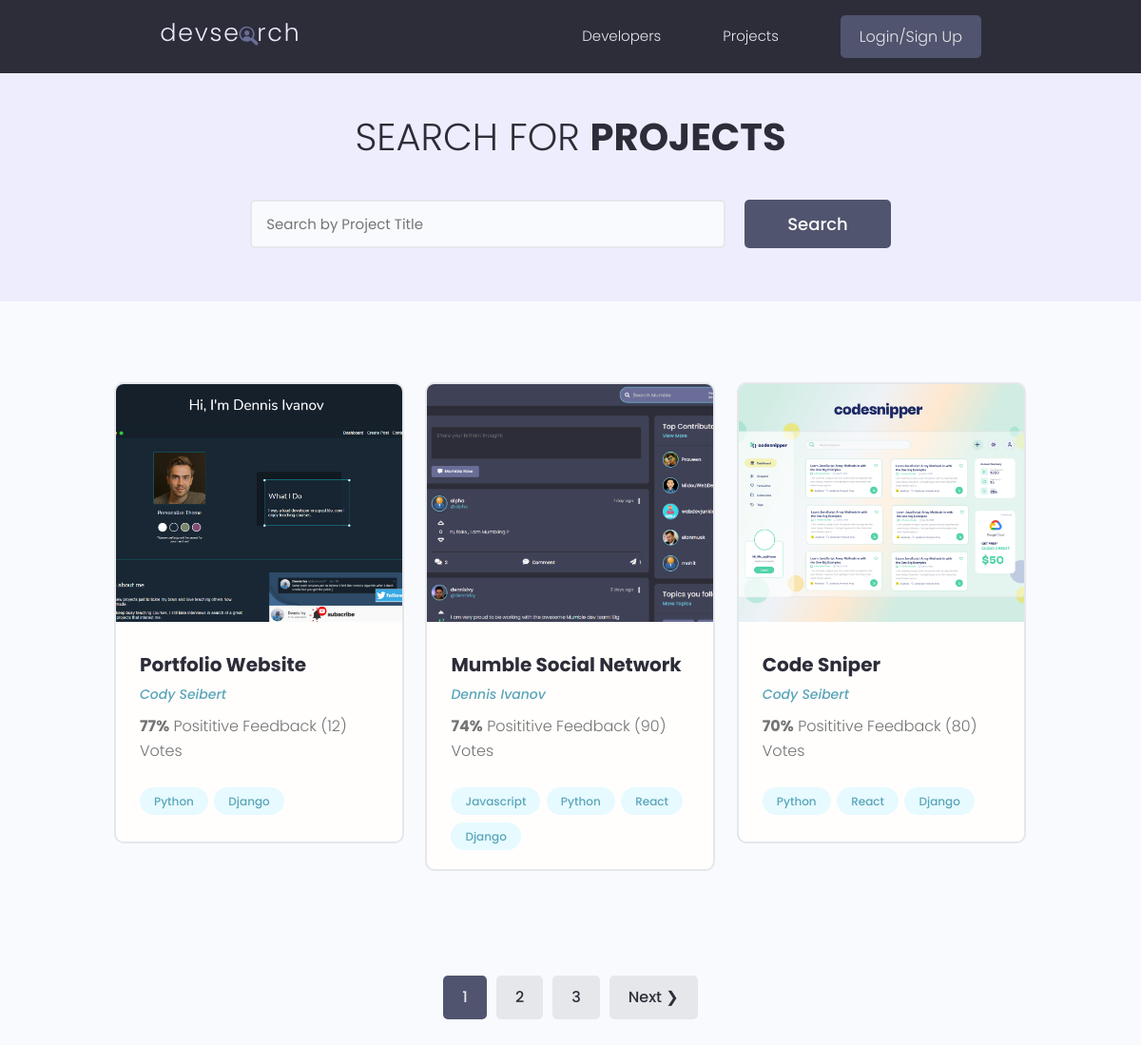
/projects/, run on the app's committed database.
### projects/models.py (models this page shows, shortened)
class Project(models.Model):
    owner = models.ForeignKey(Profile, null=True, blank=True, on_delete=models.CASCADE)
    title = models.CharField(max_length= 200)
    description = models.TextField(null=True, blank=True)
    featured_image = models.ImageField(null=True, blank=True, default="default.jpg")
    demo_link = models.CharField(max_length= 2000, null=True, blank=True)
    source_link = models.CharField(max_length=2000, null=True, blank=True)
    tags = models.ManyToManyField('Tag', blank= True)
    vote_total = models.IntegerField(default=0, null= True, blank= True)
    vote_ratio = models.IntegerField(default=0, null= True, blank= True)
    created = models.DateTimeField(auto_now_add= True)
    id = models.UUIDField(default=uuid.uuid4, unique=True, primary_key=True, editable=False)
    class Meta:
        ordering = ['-vote_ratio', '-vote_total', 'title']
    @property
    def imageURL(self):
        try:
            url = self.featured_image.url
        except:
            url = ''
        return url

class Tag(models.Model):
    name = models.CharField(max_length= 200)
    created = models.DateTimeField(auto_now_add= True)
    id = models.UUIDField(default=uuid.uuid4, unique=True, primary_key=True, editable=False)
    def __str__(self):
        return self.name

### users/models.py (models this page shows, shortened)
class Profile(models.Model):
    user = models.OneToOneField(User, on_delete=models.CASCADE, null=True, blank=True)
    name = models.CharField(max_length= 200, null=True, blank=True)
    email = models.EmailField(max_length= 500, null=True, blank=True)
    username = models.CharField(max_length= 200, null=True, blank=True)
    location = models.CharField(max_length= 200, null=True, blank=True)
    short_intro = models.CharField(max_length= 2000, null=True, blank=True)
    bio = models.TextField(null=True, blank=True)
    profile_image = models.ImageField(null=True, blank=True, upload_to='profiles/', default="profiles/user-default.png")
    social_github = models.CharField(max_length=2000, null=True, blank=True)
    social_twitter = models.CharField(max_length=2000, null=True, blank=True)
    social_linkedin = models.CharField(max_length=2000, null=True, blank=True)
    social_youtube = models.CharField(max_length=2000, null=True, blank=True)
    social_website = models.CharField(max_length=2000, null=True, blank=True)
    created = models.DateTimeField(auto_now_add= True)
    id = models.UUIDField(default=uuid.uuid4, unique=True, primary_key=True, editable=False)
    class Meta:
        ordering = ['created']

### projects/views.py (the view)
# urls.py: path('projects/', views.getProjects),
def projects(request):
    projects, search_query = searchProjects(request)
    projects, custom_range = paginateProjects(request, projects, 3)
    context = {'projects': projects, 'search_query': search_query, 'custom_range': custom_range}
    return render(request, 'projects/projects.html', context)

### projects/utils.py (called while the page is built)
def paginateProjects(request, projects, results):
    page = request.GET.get('page')
    paginator = Paginator(projects, results)
    try:
        projects = paginator.page(page)
    except PageNotAnInteger:
        page = 1
        projects = paginator.page(page)
    except EmptyPage:
        page = paginator.num_pages
        projects = paginator.page(page)
    leftIndex = (int(page) - 2)
    if leftIndex < 1:
        leftIndex = 1
    righIndex = (int(page) + 3)
    if righIndex > paginator.num_pages:
        righIndex = paginator.num_pages + 1
    custom_range = range(leftIndex, righIndex)
    return projects, custom_range

def searchProjects(request):
    search_query = ''
    if request.GET.get('search_query'):
        search_query = request.GET.get('search_query')
    tags = Tag.objects.filter(name__icontains=search_query)
    projects = Project.objects.distinct().filter(
        Q(owner__name__icontains=search_query) |
        Q(title__icontains=search_query) |
        Q(description__icontains=search_query) |
        Q(tags__in=tags)
    )
    return projects, search_query

### projects/templates/projects/projects.html (shortened to what this page needs)
{% extends 'main.html' %}
{% block content %}
<main class="projects">
  <section class="hero-section text-center">
    <div class="container container--narrow">
      <div class="hero-section__box">
        <h2>Search for <span>Projects</span></h2>
      </div>
      <div class="hero-section__search">
        <form id="searchForm" class="form" action="#" method="get">
          <div class="form__field">
            <input class="input input--text" id="formInput#search" type="text" name="search_query"
              value="{{search_query}}" placeholder="Search by Project Title" />
          </div>
          <input class="btn btn--sub btn--lg" type="submit" value="Search" />
        </form>
      </div>
    </div>
  </section>
  <section class="projectsList">
    <div class="container">
      <div class="grid grid--three">
        {% for project in projects %}
        <div class="column">
          <div class="card project">
            <a href="{% url 'project' project.id %}" class="project">
              <img class="project__thumbnail" src="{{project.imageURL}}" alt="project thumbnail" />
              <div class="card__body">
                <h3 class="project__title">{{project.title}}</h3>
                <p><a class="project__author" href="{% url 'profile' project.owner.id %}">{{project.owner.name}}</a></p>
                <p class="project--rating">
                  <span style="font-weight: bold;">{{project.vote_ratio}}%</span> Posititive
                  Feedback ({{project.vote_total}}) Vote{{project.vote_total|pluralize:"s"}}
                </p>
                <div class="project__tags">
                  {% for tag in project.tags.all %}
                  <span class="tag tag--pill tag--main">
                    <small>{{tag}}</small>
                  </span>
                  {% endfor %}
                </div>
              </div>
            </a>
          </div>
        </div>
        {% endfor %}
      </div>
    </div>
  </section>
  {% include 'pagination.html' with queryset=projects custom_range=custom_range %}
</main>
{% endblock content %}

### templates/main.html (shortened to what this page needs)
<!DOCTYPE html>
{% load static %}
<html>
<head>
    <link rel="stylesheet" href="https://stackpath.bootstrapcdn.com/font-awesome/4.7.0/css/font-awesome.min.css" />
    <link rel="stylesheet" href="{% static 'uikit/styles/uikit.css' %}" />
    <link rel="stylesheet" href="{% static 'styles/app.css' %}" />
</head>
    <body>
        {% include 'navbar.html' %}
        {% block content %}
        {% endblock content %}
    </body>
</html>

### templates/navbar.html (shortened to what this page needs)
{% load static %}
  <header class="header">
    <div class="container container--narrow">
      <a href="{% url 'profiles' %}" class="header__logo">
        <img src="{% static 'images/logo.svg' %}" alt="DevSearch Logo" />
      </a>
      <nav class="header__nav">
        <ul class="header__menu">
          <li class="header__menuItem"><a href="{% url 'profiles' %}">Developers</a></li>
          <li class="header__menuItem"><a href="{% url 'projects' %}">Projects</a></li>
          {% if request.user.is_authenticated %}
          <li class="header__menuItem"><a href="{% url 'inbox' %}">Inbox</a></li>
          <li class="header__menuItem"><a href="{% url 'account' %}">Account</a></li>
          <li class="header__menuItem"><a href="{% url 'logout' %}" class="btn btn--sub">Logout</a></li>
          {% else %}
          <li class="header__menuItem"><a href="{% url 'login' %}" class="btn btn--sub">Login/Sign Up</a></li>
          {% endif %}
        </ul>
      </nav>
    </div>
  </header>

### templates/pagination.html (shortened to what this page needs)
{% if queryset.has_other_pages %}
<div class="pagination">
    <ul class="container">
      {% for page in custom_range %}
      {% if page == queryset.number%}
      <li><a href="?page={{page}}" class="btn page-link btn--sub" data-page="{{page}}">{{page}}</a></li>
      {% else %}
      <li><a href="?page={{page}}" class="btn page-link" data-page="{{page}}">{{page}}</a></li>
      {% endif %}
      {% endfor %}
      {% if queryset.has_next %}
      <li><a href="?page={{queryset.next_page_number}}" class="btn page-link"
          data-page="{{queryset.next_page_number}}">Next &#10095;</a></li>
      {% endif %}
    </ul>
</div>
{% endif %}

### static/styles/app.css (style rules this page uses)
:root { --color-sub: #2d2d39; }
.btn--sub { background-color: var(--color-sub-light); }
.card { border: 2px solid var(--color-light); }
img { width: 100%; }
.header { position: sticky; z-index: 111; background-color: var(--color-sub); padding: 1.5rem 0; }
.header > .container { display: flex; justify-content: space-between; align-items: center; }
.header__logo > img { height: 3.8rem; }
.header__nav > ul { display: inline-flex; align-items: center; list-style: none; gap: 6.5rem; }
.header__menuItem > a { color: var(--color-light); font-weight: 300; }
.hero-section { height: 40vh; display: flex; align-items: center; background-color: var(--color-sub); }
.hero-section__box { margin-bottom: 4rem; }
.hero-section__box > h2, .hero-section__box > h2 > span { font-size: 4rem; color: var(--color-light); line-height: 1.3; text-transform: uppercase; }
.hero-section__box > h2 { font-weight: 300; }
.hero-section__box > h2 > span { font-weight: 700; }
.hero-section__search > .form { display: flex; align-items: center; justify-content: center; gap: 2rem; }
.hero-section__search > .form input.input--text { width: 50rem; }
.pagination { margin-top: 8rem; margin-bottom: 10rem; }
.pagination > ul { flex-wrap: wrap; list-style: none; display: flex; align-items: center; justify-content: center; gap: 1rem; }
.pagination .btn { color: var(--color-sub); }
.pagination .btn.btn--sub { color: var(--color-light); }
.project__author { font-size: 1.4rem; font-style: italic; }
.project--rating { margin-bottom: 1.6em; margin-top: .5em; }
.projects > .hero-section { background: var(--color-sub-lighter); height: 30vh; }
.projects .hero-section__box { margin-bottom: 2.5rem; }
.projects .hero-section__box > h2 { color: var(--color-sub); }
.projects .hero-section__box > h2 > span { font-weight: 700; color: var(--color-sub); }
.projectsList { margin-top: 8rem; }
.project__thumbnail { height: 25rem; object-fit: cover; object-position: top center; }
.project__title { font-size: 2rem; font-weight: 700; color: var(--color-sub); }

### static/uikit/styles/modules/_variables.css (style rules this page uses)
:root { --color-main: #5aa5b9; --color-main-light: #e6faff; --color-sub: #3f4156; --color-sub-light: #51546e; --color-sub-lighter: #ededfd; --color-text: #737373; --color-gray: #8b8b8b; --color-light: #e5e7eb; --color-light-gray: #767676; --color-bg: #f8fafd; --color-white: #fffefd; --color-white-light: #f3f3f3; --color-success: #359e64; --color-success-bg: #def8e8; --color-error: #fc4b0b; --color-error-bg: #fff2ee; --font-base: 'Poppins', arial, helvetica, 'Segoe UI', roboto, ubuntu, sans-serif; --font-monospace: 'Fira Code', 'Courier New', courier, monospace; --font-regular: 300; --font-medium: 500; --font-bold: 700; --generic-shadow: 1px 1px 5px #00000010; --generic-transition: all 0.3s ease-in-out; }

### static/uikit/styles/modules/_base.css (style rules this page uses)
* { margin: 0; padding: 0; box-sizing: border-box; text-rendering: optimizeLegibility; color: inherit; font-size: inherit; }
html { font-size: 50%; }
@media only screen and (min-width: 480px) { html { font-size: 56.25%; } }
@media only screen and (min-width: 1200px) { html { font-size: 62.5%; } }
body { line-height: 1.6; font-weight: 400; font-size: 1.5rem; color: var(--color-text); background-color: var(--color-bg); min-height: 100vh; }

### static/uikit/styles/modules/_typography.css (style rules this page uses)
* { font-family: var(--font-base); }
h2 { font-size: 3.6rem; font-weight: var(--font-bold); }
h3 { font-size: 3.2rem; font-weight: var(--font-medium); }
p, span, strong { font-size: 1.6rem; color: var(--color-text); font-weight: var(--font-regular); }
a { padding-bottom: 2px; text-decoration: none; display: inline-block; color: var(--color-main); font-weight: var(--font-medium); }

### static/uikit/styles/modules/_utilities.css (style rules this page uses)
.container { width: 92%; max-width: 165rem; margin: 0 auto; box-sizing: border-box; }
.container--narrow { width: 92%; max-width: 120rem; }
@media screen and (min-width: 1000px) { .container { width: 90%; } }
@media screen and (min-width: 1000px) { .container--narrow { width: 85%; } }
@media screen and (min-width: 1200px) { .container { width: 80%; } }
@media screen and (min-width: 1200px) { .container--narrow { width: 72%; } }
.text-center { text-align: center; }

### static/uikit/styles/modules/_card.css (style rules this page uses)
.card { border-radius: 1rem; background-color: var(--color-white); border: 1.5px solid var(--color-light); width: auto; height: auto; margin-top: 0.5rem; margin-bottom: 0.5rem; overflow: hidden; }
.card__body, .card__header { padding: 2rem 2.5rem; }

### data on the page
Project: imageURL (picture), title "Portfolio Website", owner.name "Cody Seibert", vote_ratio "77", vote_total "12"
Tag: name "Python"
Tag: name "Django"
Project: imageURL (picture), title "Mumble Social Network", owner.name "Dennis Ivanov", vote_ratio "74", vote_total "90"
Tag: name "Javascript"
Tag: name "React"
Project: imageURL (picture), title "Code Sniper", owner.name "Cody Seibert", vote_ratio "70", vote_total "80"

### other printed values
{{ page }} "1"
{{ page }} "2" "3"
